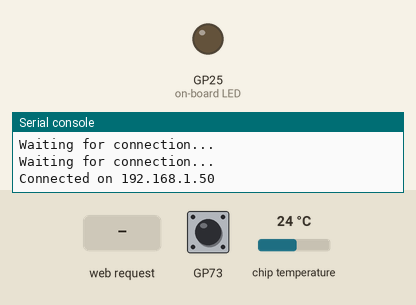
A program run on a simulated Raspberry Pi Pico running MicroPython. On the bench: output pins drawn as LEDs (lit = HIGH), the last lines printed to the serial console. The inputs (shaded band) are chosen by the test bench; at power-on: chip temperature 24 °C. WiFi joins after 1.5 s.

Above: at 3.2 s.
3.3 s: HTTP request GET /lighton? received
At 4.5 s:
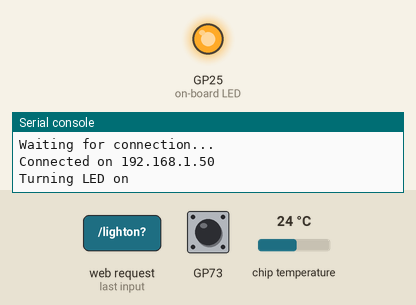
4.8 s: HTTP request GET /lightoff? received
At 5.8 s:
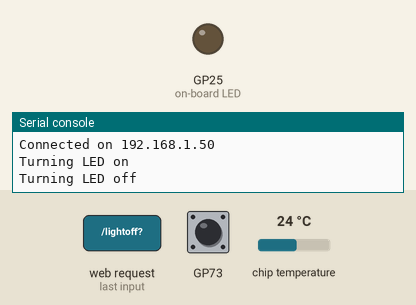
Timing chart, 0 to 7.8 s (numbered marks = the images above; inputs shaded):
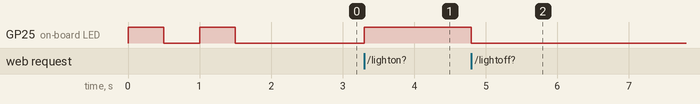

Measured:
- after the input at 3.3 s, GP25 (on-board LED): LOW → HIGH at once
- after the input at 4.8 s, GP25 (on-board LED): HIGH → LOW at once

The program:

led_webserver.py
```python
import network
import socket
from time import sleep
from picozero import pico_temp_sensor, pico_led
import machine
import rp2
import sys

ssid = "NotTheRealSSID"
password = "NotThePassword"


def connect():
    wlan = network.WLAN(network.STA_IF)
    wlan.active(True)
    wlan.connect(ssid, password)
    while wlan.isconnected() == False:
        if rp2.bootsel_button() == 1:
            sys.exit()
        print("Waiting for connection...")
        pico_led.on()
        sleep(0.5)
        pico_led.off()
        sleep(0.5)

    ip = wlan.ifconfig()[0]
    # print(wlan.ifconfig())
    print(f'Connected on {ip}')
    pico_led.on()
    return ip


def open_socket(ip):
    address = (ip, 80)
    connection = socket.socket()
    connection.bind(address)
    connection.listen(1)
    # print(connection)  # socket_state = 1 means it is working
    return connection


def get_webpage(temperature, state):
    #Template HTML
    html = f"""
            <!DOCTYPE html>
            <html>
            <form action="./lighton">
            <input type="submit" value="Light on" />
            </form>
            <form action="./lightoff">
            <input type="submit" value="Light off" />
            </form>
            <p>LED is {state}</p>
            <p>Temperature is {temperature}</p>
            <form action="./close">
            <input type="submit" value="Stop server"/>
            </form>
            </body>
            </html>
            """
    return str(html)


def serve(connection):
    state = 'OFF'
    pico_led.off()
    temperature = 0
    while True:
        client = connection.accept()[0]
        request = client.recv(1024)
        request = str(request)
        # print(request)

        try:
            request = request.split()[1]
        except IndexError:
            print("Request split failed:", request)
        if request == '/lighton?':
            pico_led.on()
            state = 'ON'
            print("Turning LED on")
        elif request == '/lightoff?':
            pico_led.off()
            state = 'OFF'
            print("Turning LED off")
        elif request == '/close?':
            print("Taking server down")
            client.close()
            break
        else:
            print("Request[1]:", request)

        temperature = pico_temp_sensor.temp
        html = get_webpage(temperature, state)
        client.send(html)
        client.close()

        if rp2.bootsel_button() == 1:
            connection.close()
            break


ip = connect()
connection = open_socket(ip)
serve(connection)
connection.close()
```
